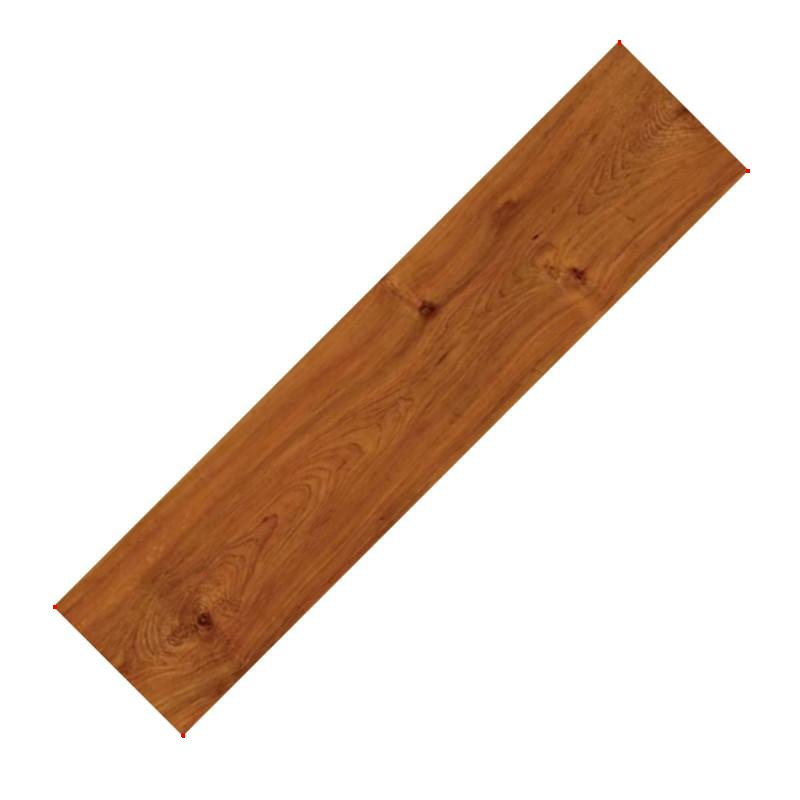
#> input picture images/wood.jpg, 800 x 800 px, found by its file name
$ python corner_detection.py   (Python 2 division)
#> lines starting #> are read from the running program, lines starting #| are printed output that depends on the picture; after the words box and inside, x2 and y2 are one past the last pixel; in counts of white or black regions, pixels touching at a corner belong together
import cv2
import numpy as np

im = cv2.imread("wood.jpg")
#> im is the input picture: shape (800, 800, 3); mean B, G, R 204.8, 215.6, 231.3
gray = cv2.cvtColor(im, cv2.COLOR_BGR2GRAY)
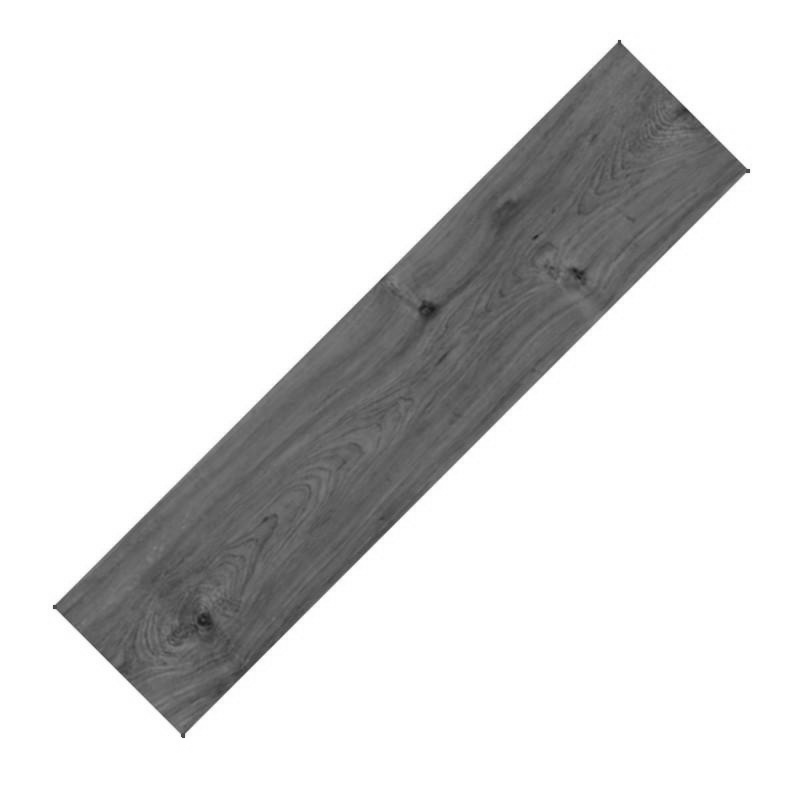
#> gray: shape (800, 800); min 26, max 255, mean 219.1
gray = cv2.GaussianBlur(gray, (5, 5), 0)
# inverted threshold (light obj on dark bg)
_, bin = cv2.threshold(gray, 120, 255, 1)
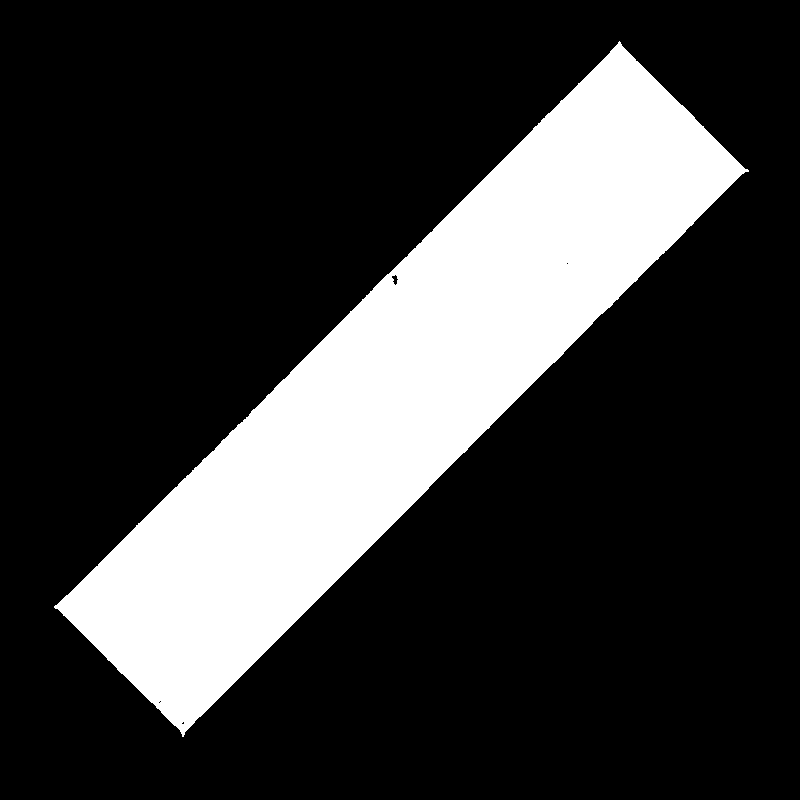
#> bin: shape (800, 800); 22.4% white; 1 white region, box (x1, y1, x2, y2) and area: (54, 41, 749, 737) 143510
bin = cv2.dilate(bin, None)  # fill some holes
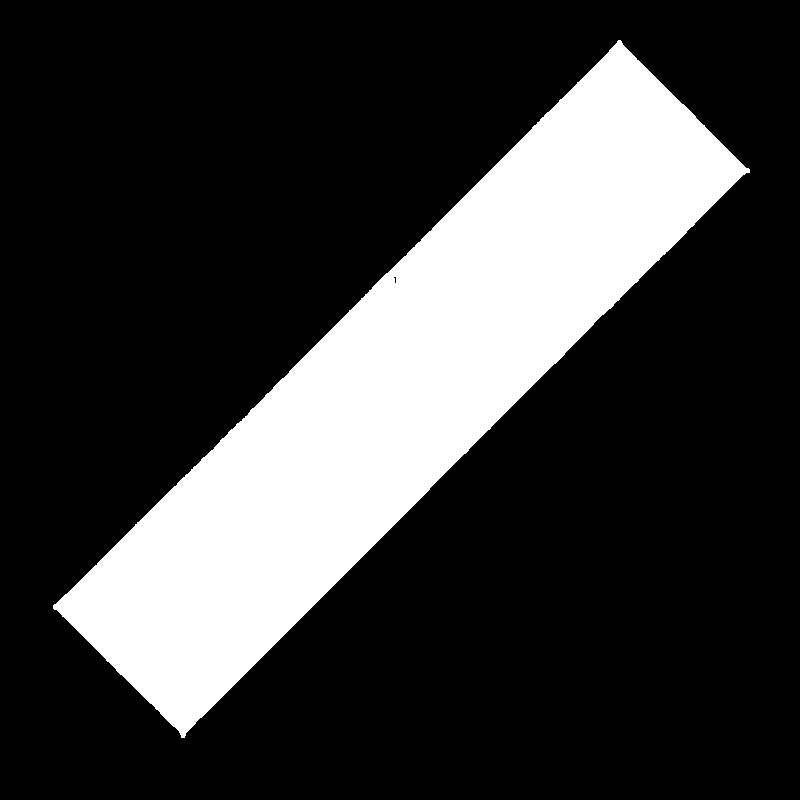
#> bin: shape (800, 800); 22.9% white; 1 white region, box (x1, y1, x2, y2) and area: (53, 40, 750, 738) 146328
bin = cv2.dilate(bin, None)
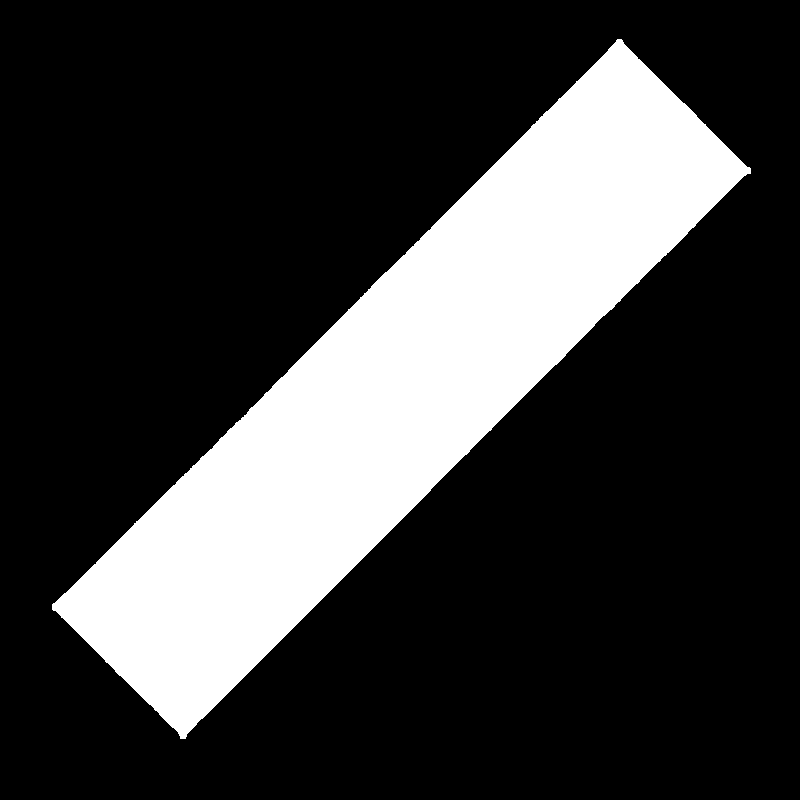
#> bin: shape (800, 800); 23.3% white; 1 white region, box (x1, y1, x2, y2) and area: (52, 39, 751, 739) 149129
bin = cv2.erode(bin, None)   # dilate made our shape larger, revert that
#> bin: shape (800, 800); 22.9% white; 1 white region, box (x1, y1, x2, y2) and area: (53, 40, 750, 738) 146335
bin = cv2.erode(bin, None)
#> bin: shape (800, 800); 22.4% white; 1 white region
contours = cv2.findContours(bin, cv2.RETR_EXTERNAL,
                                cv2.CHAIN_APPROX_SIMPLE)
#> contours = 1 contour; box (x1, y1, x2, y2) and area: (54, 41, 749, 737) 142820

#> (the run stopped early here; a loop or call above may not have finished)

$ run again, with images/tile.jpg copied over images/wood.jpg
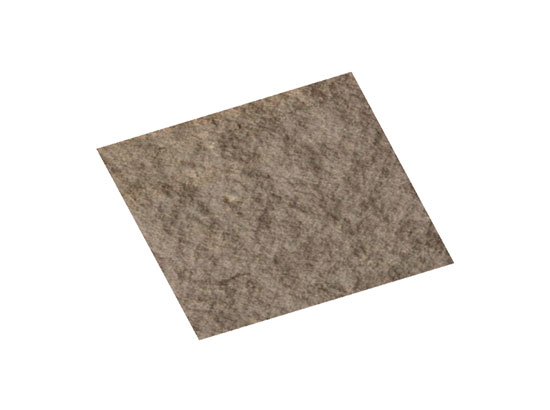
#> input picture images/tile.jpg, 550 x 410 px, found by its file name
#> im is the input picture: shape (410, 550, 3); mean B, G, R 216.8, 220.8, 225.1
#> `_, bin = cv2.threshold(gray, 120, 255, 1)`:
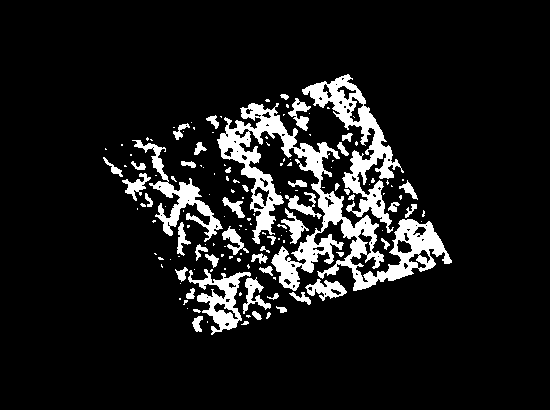
#> bin: shape (410, 550); 10.1% white; 145 white regions (94 under 20 px), largest, box (x1, y1, x2, y2) and area: (217, 103, 452, 291) 10009, (302, 74, 404, 233) 3878, (132, 140, 223, 242) 1877
#> `bin = cv2.erode(bin, None)`:
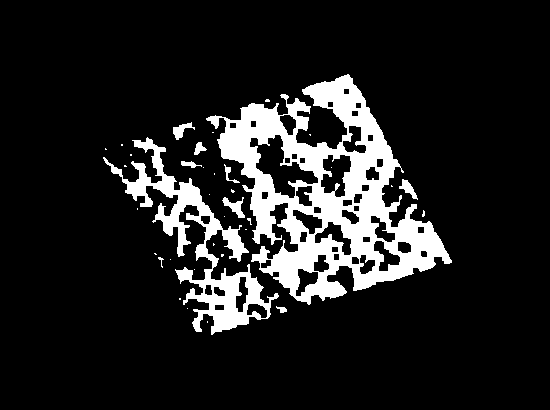
#> bin: shape (410, 550); 12.8% white; 36 white regions (26 under 20 px)
#> contours = 35 contours, 26 with area under 20; largest, box (x1, y1, x2, y2) and area: (206, 74, 452, 305) 26808, (103, 137, 279, 335) 6855, (222, 197, 245, 218) 168, (173, 122, 195, 140) 136, (399, 179, 418, 200) 128
